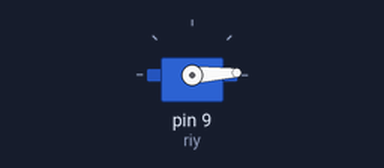
The sketch below on a simulated Arduino Uno, built with avr-gcc and run on an emulated ATmega328P. Parts: servo.

Above: at 0.05 s.
At 0.9 s:
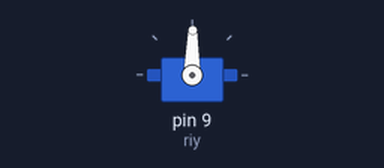
At 1.75 s:
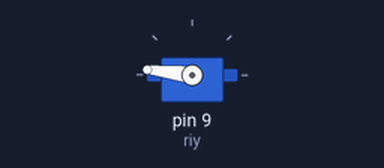
At 3.45 s:
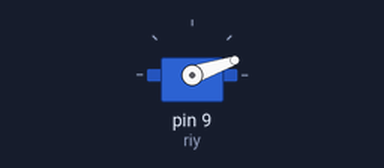
Timing chart, 0 to 8.3 s (numbered marks = the images above):
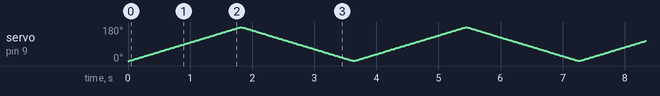

The sketch:

Servo_180.ino
```cpp
#include <Servo.h>
Servo riy;
void setup()
{
  riy.attach(9);
  riy.write(180);
}
void loop()
{
  for(int i=0;i<180;i++){riy.write(i); delay(10);}
  for(int i=180;i>0;i--){riy.write(i); delay(10);}
}
```
